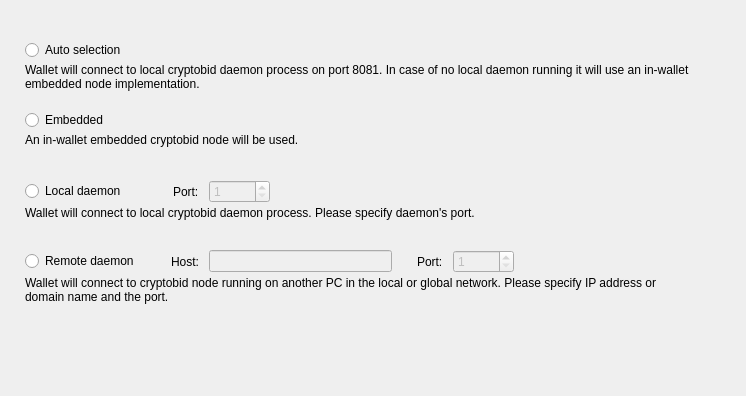
<?xml version="1.0" encoding="UTF-8"?>
<ui version="4.0">
 <class>ConnectionOptionsFrame</class>
 <widget class="QFrame" name="ConnectionOptionsFrame">
  <property name="geometry">
   <rect>
    <x>0</x>
    <y>0</y>
    <width>746</width>
    <height>396</height>
   </rect>
  </property>
  <property name="windowTitle">
   <string>Frame</string>
  </property>
  <property name="frameShape">
   <enum>QFrame::NoFrame</enum>
  </property>
  <property name="frameShadow">
   <enum>QFrame::Raised</enum>
  </property>
  <layout class="QVBoxLayout" name="verticalLayout_5">
   <property name="spacing">
    <number>0</number>
   </property>
   <property name="leftMargin">
    <number>25</number>
   </property>
   <property name="topMargin">
    <number>40</number>
   </property>
   <property name="rightMargin">
    <number>49</number>
   </property>
   <item>
    <widget class="QWidget" name="widget" native="true">
     <property name="sizePolicy">
      <sizepolicy hsizetype="Preferred" vsizetype="Fixed">
       <horstretch>0</horstretch>
       <verstretch>0</verstretch>
      </sizepolicy>
     </property>
     <property name="minimumSize">
      <size>
       <width>0</width>
       <height>70</height>
      </size>
     </property>
     <property name="maximumSize">
      <size>
       <width>16777215</width>
       <height>70</height>
      </size>
     </property>
     <layout class="QVBoxLayout" name="verticalLayout" stretch="0,1">
      <property name="spacing">
       <number>3</number>
      </property>
      <property name="leftMargin">
       <number>0</number>
      </property>
      <property name="topMargin">
       <number>0</number>
      </property>
      <property name="rightMargin">
       <number>0</number>
      </property>
      <property name="bottomMargin">
       <number>0</number>
      </property>
      <item>
       <widget class="QRadioButton" name="m_autoRadio">
        <property name="text">
         <string>Auto selection</string>
        </property>
        <attribute name="buttonGroup">
         <string notr="true">m_connectionButtonGroup</string>
        </attribute>
       </widget>
      </item>
      <item alignment="Qt::AlignTop">
       <widget class="WalletGui::WalletSmallGrayTextLabel" name="m_autoHelperLabel">
        <property name="text">
         <string>Wallet will connect to local cryptobid daemon process on port 8081. In case of no local daemon running it will use an in-wallet embedded node implementation.</string>
        </property>
        <property name="alignment">
         <set>Qt::AlignLeading|Qt::AlignLeft|Qt::AlignTop</set>
        </property>
        <property name="wordWrap">
         <bool>true</bool>
        </property>
        <property name="indent">
         <number>0</number>
        </property>
       </widget>
      </item>
     </layout>
    </widget>
   </item>
   <item>
    <widget class="QWidget" name="widget_2" native="true">
     <property name="sizePolicy">
      <sizepolicy hsizetype="Preferred" vsizetype="Fixed">
       <horstretch>0</horstretch>
       <verstretch>0</verstretch>
      </sizepolicy>
     </property>
     <property name="minimumSize">
      <size>
       <width>0</width>
       <height>70</height>
      </size>
     </property>
     <property name="maximumSize">
      <size>
       <width>16777215</width>
       <height>70</height>
      </size>
     </property>
     <layout class="QVBoxLayout" name="verticalLayout_2" stretch="0,1">
      <property name="spacing">
       <number>3</number>
      </property>
      <property name="leftMargin">
       <number>0</number>
      </property>
      <property name="topMargin">
       <number>0</number>
      </property>
      <property name="rightMargin">
       <number>0</number>
      </property>
      <property name="bottomMargin">
       <number>0</number>
      </property>
      <item>
       <widget class="QRadioButton" name="m_embeddedRadio">
        <property name="text">
         <string>Embedded</string>
        </property>
        <attribute name="buttonGroup">
         <string notr="true">m_connectionButtonGroup</string>
        </attribute>
       </widget>
      </item>
      <item alignment="Qt::AlignTop">
       <widget class="WalletGui::WalletSmallGrayTextLabel" name="m_embeddedHelperLabel">
        <property name="text">
         <string>An in-wallet embedded cryptobid node will be used.</string>
        </property>
        <property name="alignment">
         <set>Qt::AlignLeading|Qt::AlignLeft|Qt::AlignTop</set>
        </property>
        <property name="wordWrap">
         <bool>true</bool>
        </property>
        <property name="indent">
         <number>0</number>
        </property>
       </widget>
      </item>
     </layout>
    </widget>
   </item>
   <item>
    <widget class="QWidget" name="widget_3" native="true">
     <property name="sizePolicy">
      <sizepolicy hsizetype="Preferred" vsizetype="Fixed">
       <horstretch>0</horstretch>
       <verstretch>0</verstretch>
      </sizepolicy>
     </property>
     <property name="minimumSize">
      <size>
       <width>0</width>
       <height>70</height>
      </size>
     </property>
     <property name="maximumSize">
      <size>
       <width>16777215</width>
       <height>70</height>
      </size>
     </property>
     <layout class="QVBoxLayout" name="verticalLayout_3" stretch="0,1">
      <property name="spacing">
       <number>3</number>
      </property>
      <property name="leftMargin">
       <number>0</number>
      </property>
      <property name="topMargin">
       <number>0</number>
      </property>
      <property name="rightMargin">
       <number>0</number>
      </property>
      <property name="bottomMargin">
       <number>0</number>
      </property>
      <item>
       <layout class="QHBoxLayout" name="horizontalLayout">
        <property name="spacing">
         <number>10</number>
        </property>
        <item>
         <widget class="QRadioButton" name="m_localRadio">
          <property name="text">
           <string>Local daemon</string>
          </property>
          <attribute name="buttonGroup">
           <string notr="true">m_connectionButtonGroup</string>
          </attribute>
         </widget>
        </item>
        <item>
         <spacer name="horizontalSpacer">
          <property name="orientation">
           <enum>Qt::Horizontal</enum>
          </property>
          <property name="sizeType">
           <enum>QSizePolicy::Fixed</enum>
          </property>
          <property name="sizeHint" stdset="0">
           <size>
            <width>37</width>
            <height>20</height>
           </size>
          </property>
         </spacer>
        </item>
        <item>
         <widget class="QLabel" name="label">
          <property name="text">
           <string>Port:</string>
          </property>
         </widget>
        </item>
        <item alignment="Qt::AlignVCenter">
         <widget class="QSpinBox" name="m_localPortSpin">
          <property name="enabled">
           <bool>false</bool>
          </property>
          <property name="minimum">
           <number>1</number>
          </property>
          <property name="maximum">
           <number>65535</number>
          </property>
          <property name="value">
           <number>1</number>
          </property>
         </widget>
        </item>
        <item>
         <spacer name="horizontalSpacer_2">
          <property name="orientation">
           <enum>Qt::Horizontal</enum>
          </property>
          <property name="sizeHint" stdset="0">
           <size>
            <width>40</width>
            <height>20</height>
           </size>
          </property>
         </spacer>
        </item>
       </layout>
      </item>
      <item alignment="Qt::AlignTop">
       <widget class="WalletGui::WalletSmallGrayTextLabel" name="m_localHelperLabel">
        <property name="text">
         <string>Wallet will connect to local cryptobid daemon process. Please specify daemon's port.</string>
        </property>
        <property name="alignment">
         <set>Qt::AlignLeading|Qt::AlignLeft|Qt::AlignTop</set>
        </property>
        <property name="wordWrap">
         <bool>true</bool>
        </property>
        <property name="indent">
         <number>0</number>
        </property>
       </widget>
      </item>
     </layout>
    </widget>
   </item>
   <item>
    <widget class="QWidget" name="widget_4" native="true">
     <property name="sizePolicy">
      <sizepolicy hsizetype="Preferred" vsizetype="Fixed">
       <horstretch>0</horstretch>
       <verstretch>0</verstretch>
      </sizepolicy>
     </property>
     <property name="minimumSize">
      <size>
       <width>0</width>
       <height>70</height>
      </size>
     </property>
     <property name="maximumSize">
      <size>
       <width>16777215</width>
       <height>70</height>
      </size>
     </property>
     <layout class="QVBoxLayout" name="verticalLayout_4" stretch="0,1">
      <property name="spacing">
       <number>3</number>
      </property>
      <property name="leftMargin">
       <number>0</number>
      </property>
      <property name="topMargin">
       <number>0</number>
      </property>
      <property name="rightMargin">
       <number>0</number>
      </property>
      <property name="bottomMargin">
       <number>0</number>
      </property>
      <item>
       <layout class="QHBoxLayout" name="horizontalLayout_2">
        <property name="spacing">
         <number>10</number>
        </property>
        <item>
         <widget class="QRadioButton" name="m_remoteRadio">
          <property name="text">
           <string>Remote daemon</string>
          </property>
          <attribute name="buttonGroup">
           <string notr="true">m_connectionButtonGroup</string>
          </attribute>
         </widget>
        </item>
        <item>
         <spacer name="horizontalSpacer_3">
          <property name="orientation">
           <enum>Qt::Horizontal</enum>
          </property>
          <property name="sizeType">
           <enum>QSizePolicy::Fixed</enum>
          </property>
          <property name="sizeHint" stdset="0">
           <size>
            <width>22</width>
            <height>20</height>
           </size>
          </property>
         </spacer>
        </item>
        <item>
         <widget class="QLabel" name="label_2">
          <property name="text">
           <string>Host:</string>
          </property>
         </widget>
        </item>
        <item>
         <widget class="QLineEdit" name="m_remoteHostEdit">
          <property name="enabled">
           <bool>false</bool>
          </property>
         </widget>
        </item>
        <item>
         <spacer name="horizontalSpacer_5">
          <property name="orientation">
           <enum>Qt::Horizontal</enum>
          </property>
          <property name="sizeType">
           <enum>QSizePolicy::Fixed</enum>
          </property>
          <property name="sizeHint" stdset="0">
           <size>
            <width>15</width>
            <height>20</height>
           </size>
          </property>
         </spacer>
        </item>
        <item>
         <widget class="QLabel" name="label_3">
          <property name="text">
           <string>Port:</string>
          </property>
         </widget>
        </item>
        <item alignment="Qt::AlignVCenter">
         <widget class="QSpinBox" name="m_remotePortSpin">
          <property name="enabled">
           <bool>false</bool>
          </property>
          <property name="minimum">
           <number>1</number>
          </property>
          <property name="maximum">
           <number>65535</number>
          </property>
          <property name="value">
           <number>1</number>
          </property>
         </widget>
        </item>
        <item>
         <spacer name="horizontalSpacer_4">
          <property name="orientation">
           <enum>Qt::Horizontal</enum>
          </property>
          <property name="sizeHint" stdset="0">
           <size>
            <width>40</width>
            <height>20</height>
           </size>
          </property>
         </spacer>
        </item>
       </layout>
      </item>
      <item alignment="Qt::AlignTop">
       <widget class="WalletGui::WalletSmallGrayTextLabel" name="m_remoteHelperLabel">
        <property name="text">
         <string>Wallet will connect to cryptobid node running on another PC in the local or global network. Please specify IP address or domain name and the port.</string>
        </property>
        <property name="alignment">
         <set>Qt::AlignLeading|Qt::AlignLeft|Qt::AlignTop</set>
        </property>
        <property name="wordWrap">
         <bool>true</bool>
        </property>
        <property name="indent">
         <number>0</number>
        </property>
       </widget>
      </item>
     </layout>
    </widget>
   </item>
   <item>
    <spacer name="verticalSpacer">
     <property name="orientation">
      <enum>Qt::Vertical</enum>
     </property>
     <property name="sizeHint" stdset="0">
      <size>
       <width>665</width>
       <height>61</height>
      </size>
     </property>
    </spacer>
   </item>
  </layout>
 </widget>
 <customwidgets>
  <customwidget>
   <class>WalletGui::WalletSmallGrayTextLabel</class>
   <extends>QLabel</extends>
   <header>Gui/Common/WalletTextLabel.h</header>
  </customwidget>
 </customwidgets>
 <resources/>
 <connections>
  <connection>
   <sender>m_remoteHostEdit</sender>
   <signal>textChanged(QString)</signal>
   <receiver>ConnectionOptionsFrame</receiver>
   <slot>remoteHostNameChanged(QString)</slot>
   <hints>
    <hint type="sourcelabel">
     <x>390</x>
     <y>319</y>
    </hint>
    <hint type="destinationlabel">
     <x>372</x>
     <y>197</y>
    </hint>
   </hints>
  </connection>
  <connection>
   <sender>m_connectionButtonGroup</sender>
   <signal>buttonClicked(int)</signal>
   <receiver>ConnectionOptionsFrame</receiver>
   <slot>connectionButtonClicked(int)</slot>
   <hints>
    <hint type="sourcelabel">
     <x>-1</x>
     <y>-1</y>
    </hint>
    <hint type="destinationlabel">
     <x>372</x>
     <y>197</y>
    </hint>
   </hints>
  </connection>
  <connection>
   <sender>m_remoteRadio</sender>
   <signal>toggled(bool)</signal>
   <receiver>m_remoteHostEdit</receiver>
   <slot>setEnabled(bool)</slot>
   <hints>
    <hint type="sourcelabel">
     <x>88</x>
     <y>264</y>
    </hint>
    <hint type="destinationlabel">
     <x>312</x>
     <y>263</y>
    </hint>
   </hints>
  </connection>
  <connection>
   <sender>m_remoteRadio</sender>
   <signal>toggled(bool)</signal>
   <receiver>m_remotePortSpin</receiver>
   <slot>setEnabled(bool)</slot>
   <hints>
    <hint type="sourcelabel">
     <x>88</x>
     <y>264</y>
    </hint>
    <hint type="destinationlabel">
     <x>498</x>
     <y>263</y>
    </hint>
   </hints>
  </connection>
  <connection>
   <sender>m_localRadio</sender>
   <signal>toggled(bool)</signal>
   <receiver>m_localPortSpin</receiver>
   <slot>setEnabled(bool)</slot>
   <hints>
    <hint type="sourcelabel">
     <x>81</x>
     <y>194</y>
    </hint>
    <hint type="destinationlabel">
     <x>270</x>
     <y>193</y>
    </hint>
   </hints>
  </connection>
 </connections>
 <slots>
  <slot>remoteHostNameChanged(QString)</slot>
  <slot>connectionButtonClicked(int)</slot>
 </slots>
 <buttongroups>
  <buttongroup name="m_connectionButtonGroup"/>
 </buttongroups>
</ui>
